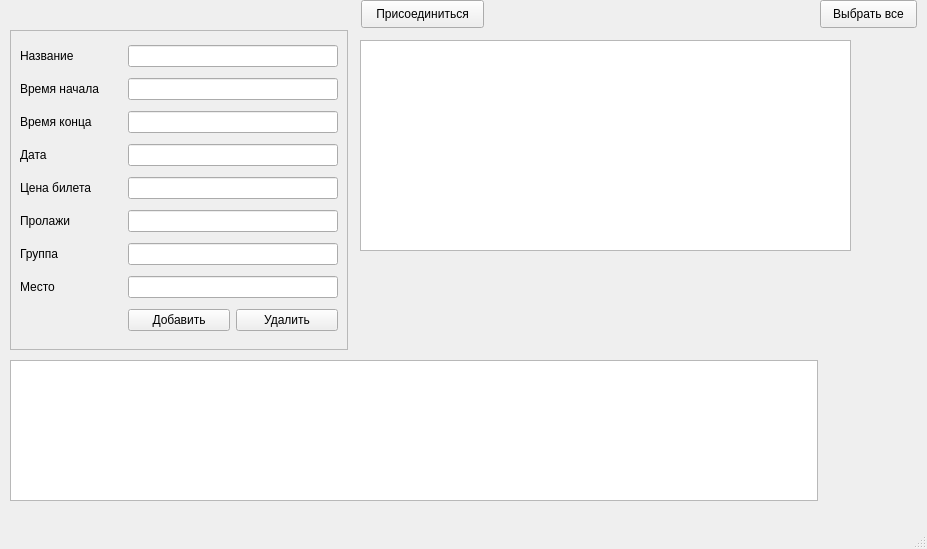
<?xml version="1.0" encoding="UTF-8"?>
<ui version="4.0">
 <class>Tours</class>
 <widget class="QMainWindow" name="Tours">
  <property name="geometry">
   <rect>
    <x>0</x>
    <y>0</y>
    <width>927</width>
    <height>549</height>
   </rect>
  </property>
  <property name="windowTitle">
   <string>Гастроли</string>
  </property>
  <widget class="QWidget" name="centralwidget">
   <widget class="QTableWidget" name="twTours">
    <property name="geometry">
     <rect>
      <x>360</x>
      <y>40</y>
      <width>491</width>
      <height>211</height>
     </rect>
    </property>
   </widget>
   <widget class="QPushButton" name="btnConnect_1">
    <property name="geometry">
     <rect>
      <x>361</x>
      <y>0</y>
      <width>123</width>
      <height>28</height>
     </rect>
    </property>
    <property name="text">
     <string>Присоединиться</string>
    </property>
   </widget>
   <widget class="QTextEdit" name="teResult">
    <property name="geometry">
     <rect>
      <x>10</x>
      <y>360</y>
      <width>808</width>
      <height>141</height>
     </rect>
    </property>
    <property name="readOnly">
     <bool>true</bool>
    </property>
   </widget>
   <widget class="QFrame" name="frame">
    <property name="geometry">
     <rect>
      <x>10</x>
      <y>30</y>
      <width>338</width>
      <height>320</height>
     </rect>
    </property>
    <property name="frameShape">
     <enum>QFrame::StyledPanel</enum>
    </property>
    <property name="frameShadow">
     <enum>QFrame::Raised</enum>
    </property>
    <layout class="QGridLayout" name="gridLayout">
     <item row="0" column="0">
      <widget class="QLabel" name="lbName">
       <property name="text">
        <string>Название</string>
       </property>
      </widget>
     </item>
     <item row="0" column="1" colspan="2">
      <widget class="QLineEdit" name="leName"/>
     </item>
     <item row="1" column="0">
      <widget class="QLabel" name="lbStartTime">
       <property name="text">
        <string>Время начала</string>
       </property>
      </widget>
     </item>
     <item row="1" column="1" colspan="2">
      <widget class="QLineEdit" name="leStartTime"/>
     </item>
     <item row="2" column="0">
      <widget class="QLabel" name="lbEndTime">
       <property name="text">
        <string>Время конца</string>
       </property>
      </widget>
     </item>
     <item row="2" column="1" colspan="2">
      <widget class="QLineEdit" name="leEndTime"/>
     </item>
     <item row="3" column="0">
      <widget class="QLabel" name="lbDate">
       <property name="text">
        <string>Дата</string>
       </property>
      </widget>
     </item>
     <item row="4" column="0">
      <widget class="QLabel" name="lbTicketPrice">
       <property name="text">
        <string>Цена билета</string>
       </property>
      </widget>
     </item>
     <item row="4" column="1" colspan="2">
      <widget class="QLineEdit" name="lePrice"/>
     </item>
     <item row="5" column="0">
      <widget class="QLabel" name="lbAmountSoldTickets">
       <property name="text">
        <string>Пролажи</string>
       </property>
       <property name="scaledContents">
        <bool>false</bool>
       </property>
      </widget>
     </item>
     <item row="5" column="1" colspan="2">
      <widget class="QLineEdit" name="leSoldTickets"/>
     </item>
     <item row="6" column="0">
      <widget class="QLabel" name="lbBand">
       <property name="text">
        <string>Группа</string>
       </property>
       <property name="scaledContents">
        <bool>false</bool>
       </property>
      </widget>
     </item>
     <item row="6" column="1" colspan="2">
      <widget class="QLineEdit" name="leBand"/>
     </item>
     <item row="7" column="0">
      <widget class="QLabel" name="lbPlace">
       <property name="text">
        <string>Место</string>
       </property>
       <property name="scaledContents">
        <bool>false</bool>
       </property>
      </widget>
     </item>
     <item row="7" column="1" colspan="2">
      <widget class="QLineEdit" name="lePlace"/>
     </item>
     <item row="8" column="1">
      <widget class="QPushButton" name="btnAdd_1">
       <property name="text">
        <string>Добавить</string>
       </property>
      </widget>
     </item>
     <item row="8" column="2">
      <widget class="QPushButton" name="btnDel_1">
       <property name="text">
        <string>Удалить</string>
       </property>
      </widget>
     </item>
     <item row="3" column="1" colspan="2">
      <widget class="QLineEdit" name="leDate"/>
     </item>
    </layout>
   </widget>
   <widget class="QPushButton" name="btnSelectAll_1">
    <property name="geometry">
     <rect>
      <x>820</x>
      <y>0</y>
      <width>97</width>
      <height>28</height>
     </rect>
    </property>
    <property name="text">
     <string>Выбрать все</string>
    </property>
   </widget>
  </widget>
  <widget class="QMenuBar" name="menubar">
   <property name="geometry">
    <rect>
     <x>0</x>
     <y>0</y>
     <width>927</width>
     <height>22</height>
    </rect>
   </property>
  </widget>
  <widget class="QStatusBar" name="statusbar"/>
 </widget>
 <resources/>
 <connections/>
</ui>
